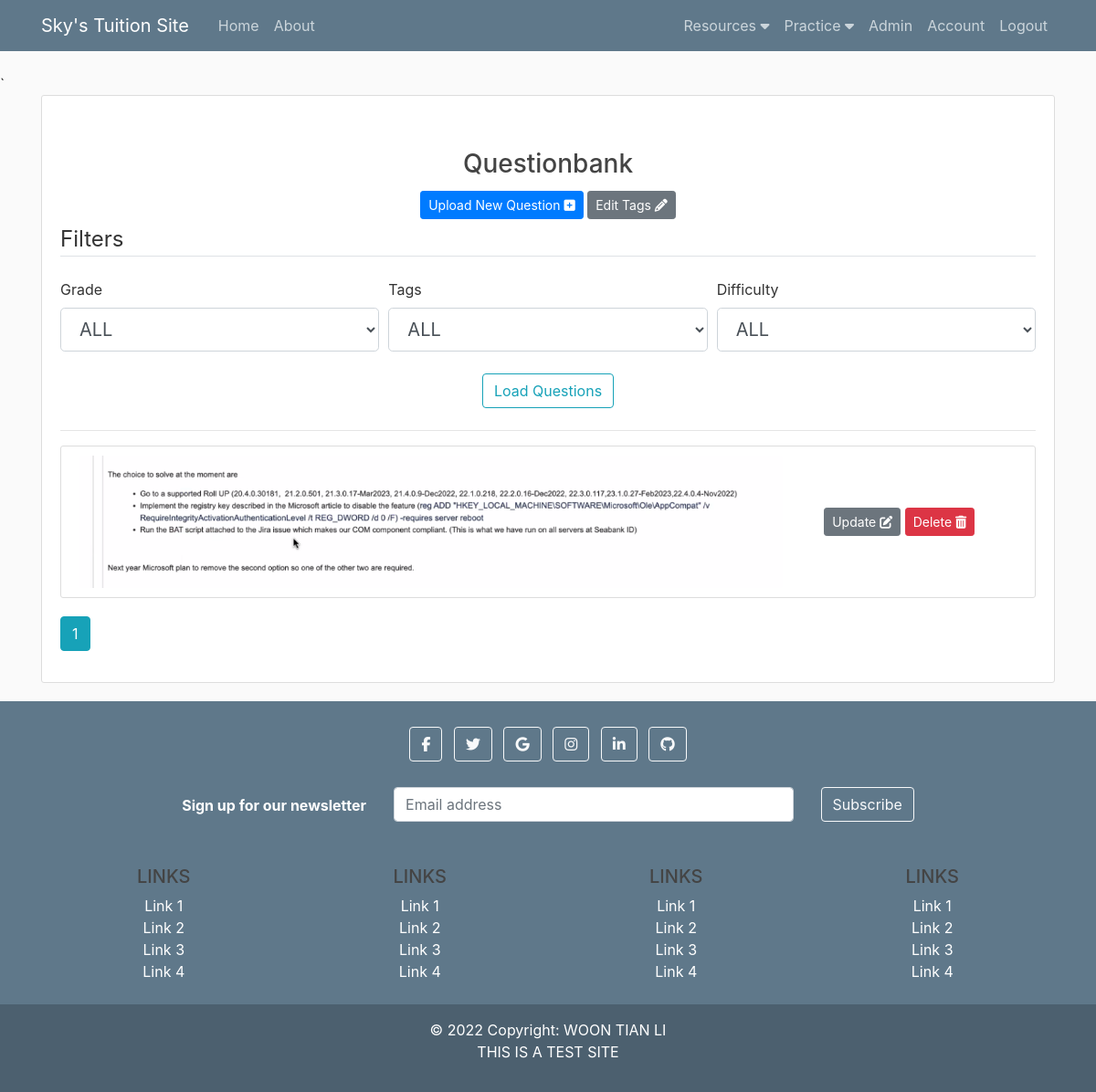
Page /questionbank/ALL/ALL/ALL (signed in) on the earlier database version.
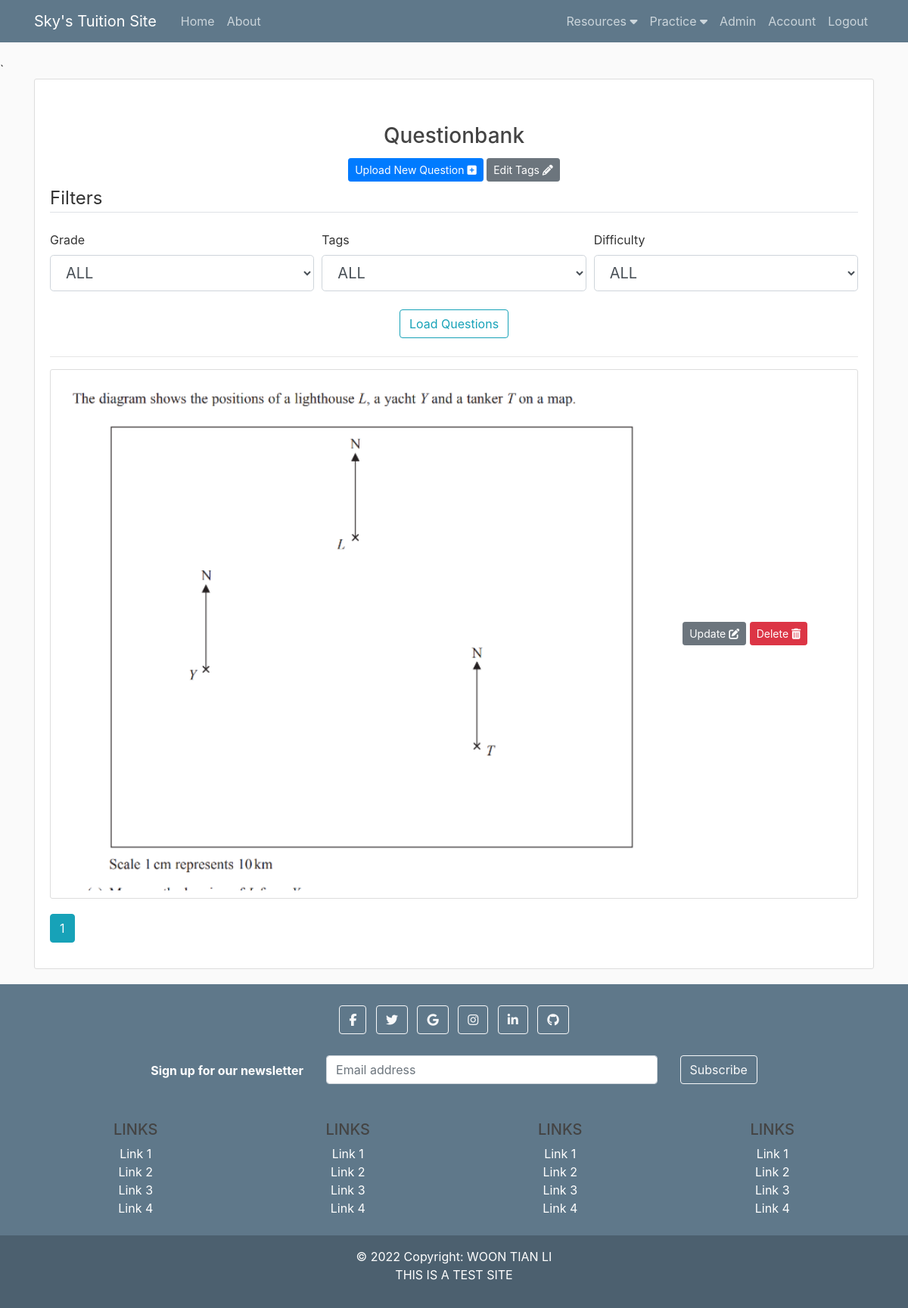
Same page on the later database version.
### flaskblog/models.py (models this page shows, shortened)
class Questionbank(db.Model):
    id = db.Column(db.Integer, primary_key = True)
    img = db.Column(db.Text, unique=True, nullable=False)
    grade = db.Column(db.String(200), nullable=False)
    tags = db.Column(db.String(200), nullable=False)
    difficulty = db.Column(db.String(100), nullable=False)
    answer = db.Column(db.String(200), nullable=False)
    date_posted = db.Column(db.DateTime, nullable=False, default = datetime.now)

### flaskblog/homeworks/routes.py (the view, shortened to what this page needs)
@homeworks.route("/questionbank/<string:grade>/<string:tags>/<string:difficulty>", methods=['GET', 'POST'])
@login_required
def questionbank(grade="ALL",tags="ALL",difficulty="ALL"):
    page = request.args.get('page', 1, type = int)
    form = QuestionForm()
    tags_temp = TagsList.query.all()
    form.tags.choices = ['ALL']
    form.tags.choices += ([i.tag for i in tags_temp])
    images = Questionbank.query.order_by(Questionbank.id.asc()).paginate(per_page=5, page=page)
    if request.method == 'GET':
        form.grade.data = grade
        form.tags.data = tags
        form.difficulty.data = difficulty
        if grade == "ALL":
            grade = "%{}%".format("")
        if tags == "ALL":
            tags = "%{}%".format("")
        else:
            tags = "%{}%".format(tags)
        if difficulty == "ALL":
            difficulty = "%{}%".format("")
        images = Questionbank.query.filter(Questionbank.tags.like(tags),
                                        Questionbank.grade.like(grade),
                                        Questionbank.difficulty.like(difficulty)
                                        ).order_by(Questionbank.id.asc()).paginate(per_page=5, page=page)
        return render_template('questionbank.html', images=images, form=form,legend="Filters")

### flaskblog/homeworks/forms.py
class QuestionForm(FlaskForm):
    title = StringField('Title')
    grade = SelectField('Grade', choices = ['ALL','IGCSE', 'IB'], validators=[DataRequired()])
    tags = SelectField('Tags', coerce=str, validators=[DataRequired()])
    difficulty = SelectField('Difficulty', choices = ['ALL','Easy','Moderate','Hard','Extreme'], validators=[DataRequired()])
    load_questions = SubmitField('Load Questions')
    submit = SubmitField('Post')

### flaskblog/models.py (called while the page is built)
@login_manager.user_loader
def load_user(user_id):
    return User.query.get(int(user_id))

### flaskblog/templates/questionbank.html (shortened to what this page needs)
{% extends "layout.html" %}
{% block content %}
    <div class="content-section">
        <h3 class="mt-5 text-center">Questionbank</h3>
        <div class="container-fluid text-center">
            {% if current_user.account_type == 'Admin' %}
                <a class="btn btn-primary btn-sm mt-1 mb-1" href="{{ url_for('homeworks.upload_questionbank') }}">Upload New Question <i class="fa-solid fa-square-plus"></i></a>
                <a class="btn btn-secondary btn-sm mt-1 mb-1" href="{{ url_for('homeworks.edit_tags') }}">Edit Tags <i class="fa-solid fa-pencil"></i></a>
            {% endif %}
        </div>
        <form method="POST" action=""novalidate>
            <legend class="border-bottom mb-4">{{ legend }}</legend>
            <div class="form-row">
                <div class="col">
                    {{ form.grade.label(class="form-control-label") }}
                    {% if form.grade.errors %}
                        {{ form.grade(class="form-control form-control-lg is-invalid") }}
                        <div class="invalid-feedback">
                            {% for error in form.grade.errors %}
                                <span>{{ error }}</span>
                            {% endfor %}
                        </div>
                    {% else %}
                        {{ form.grade(class="form-control form-control-lg") }}
                    {% endif %}
                </div>
                <div class="col">
                    {{ form.tags.label(class="form-control-label") }}
                    {% if form.tags.errors %}
                        {{ form.tags(class="form-control form-control-lg is-invalid") }}
                        <div class="invalid-feedback">
                            {% for error in form.tags.errors %}
                                <span>{{ error }}</span>
                            {% endfor %}
                        </div>
                    {% else %}
                        {{ form.tags(class="form-control form-control-lg") }}
                    {% endif %}
                </div>
                <div class="col">
                    {{ form.difficulty.label(class="form-control-label") }}
                    {% if form.difficulty.errors %}
                        {{ form.difficulty(class="form-control form-control-lg is-invalid") }}
                        <div class="invalid-feedback">
                            {% for error in form.difficulty.errors %}
                                <span>{{ error }}</span>
                            {% endfor %}
                        </div>
                    {% else %}
                        {{ form.difficulty(class="form-control form-control-lg") }}
                    {% endif %}
                </div>
            </div>
            <div class="my-4 text-center">
                <input type="submit" class="btn btn-outline-info" type="reset" name="action" value="Load Questions"/>
            </div>
            <hr>
            {% if images %}
                {% for image in images.items %}
                    <div class="content-section">
                        <div class="media align-items-center">
                            <img class="w-75 rounded" src="{{ url_for('static', filename='questionbank/' + image.img) }}">
                            <div class="text-center media-body">
                                <a class="btn btn-secondary btn-sm mt-1 mb-1" href="{{ url_for('homeworks.update_questionbank',questionbank_id=image.id) }}">Update <i class="fa-solid fa-pen-to-square"></i></a>
                                <a class="btn btn-danger btn-sm mt-1 mb-1" href="{{ url_for('homeworks.delete_questionbank',questionbank_id=image.id) }}">Delete <i class="fa-solid fa-trash-can"></i></a>
                            </div>
                        </div>
                    </div>
                {% endfor %}
            {% endif %}
            {% for page_num in images.iter_pages(left_edge=5, right_edge=5, left_current = 1, right_current=2) %}
                {% if page_num %}
                    {% if images.page==page_num %}
                        <a class="btn btn-info mb-4" href="{{ url_for('homeworks.questionbank', page=page_num, grade=form.grade.data, tags=form.tags.data, difficulty = form.difficulty.data) }}">{{ page_num }}</a>
                    {% else %}
                        <a class="btn btn-outline-info mb-4" href="{{ url_for('homeworks.questionbank', page=page_num, grade=form.grade.data, tags=form.tags.data, difficulty = form.difficulty.data) }}">{{ page_num }}</a>
                    {% endif %}
                {% else %}
                    ...
                {% endif %}
            {% endfor %}
        </form>
    </div>
{% endblock content %}

### flaskblog/templates/layout.html (shortened to what this page needs)
<!DOCTYPE html>
<html>
<head>
    <link rel="stylesheet" href="https://maxcdn.bootstrapcdn.com/bootstrap/4.0.0/css/bootstrap.min.css">
    <link rel="stylesheet" type="text/css" href="{{ url_for('static', filename='main.css') }}">
    <link rel="stylesheet" href="https://use.fontawesome.com/releases/v5.8.1/css/all.css">
    <link rel="stylesheet" type="text/css" href="{{ url_for('static', filename='mathquill/mathquill.css') }}">`
</head>
<body onload="load_ans( '{{ temp_ans }}' )">
    <header class="site-header">
        <nav class="navbar navbar-expand-lg navbar-dark bg-steel fixed-top">
          <div class="container">
            <a class="navbar-brand mr-4" href="/">Sky's Tuition Site</a>
            <div class="collapse navbar-collapse" id="navbarToggle">
              <div class="navbar-nav mr-auto">
                <a class="nav-item nav-link" href="{{ url_for('main.home') }}">Home</a>
                <a class="nav-item nav-link" href="{{ url_for('main.about') }}">About</a>
              </div>
              <div class="navbar-nav">
                {% if current_user.is_authenticated %}
                  <div class="dropdown">
                    <a class="nav-item nav-link">Resources <i class="fas fa-caret-down"></i></a>
                  </div>
                  <div class="dropdown">
                    <a class="nav-item nav-link">Practice <i class="fas fa-caret-down"></i></a>
                  </div>
                  {% if current_user.account_type == 'Admin' %}
                  <a class="nav-item nav-link" href="{{ url_for('users.admin') }}">Admin</a>
                  {% endif %}
                  <a class="nav-item nav-link" href="{{ url_for('users.account') }}">Account</a>
                  <a class="nav-item nav-link" href="{{ url_for('users.logout') }}">Logout</a>
                {% else %}
                  <a class="nav-item nav-link" href="{{ url_for('users.login') }}">Login</a>
                  <a class="nav-item nav-link" href="{{ url_for('users.register') }}">Register</a>
                {% endif %}
              </div>
            </div>
          </div>
        </nav>
    </header>
    <main role="main" class="container">
        <div class="row">
          <div class="col-md-12">
            {% block content %}{% endblock %}
          </div>
        </div>
    </main>
  </body>
<footer class="bg-steel text-center text-white">
  <div class="container p-4">
    <section class="mb-4">
      <a class="btn btn-outline-light btn-floating m-1" href="#!" role="button"
        ><i class="fab fa-facebook-f"></i
      ></a>
      <a class="btn btn-outline-light btn-floating m-1" href="#!" role="button"
        ><i class="fab fa-twitter"></i
      ></a>
      <a class="btn btn-outline-light btn-floating m-1" href="#!" role="button"
        ><i class="fab fa-google"></i
      ></a>
      <a class="btn btn-outline-light btn-floating m-1" href="#!" role="button"
        ><i class="fab fa-instagram"></i
      ></a>
      <a class="btn btn-outline-light btn-floating m-1" href="#!" role="button"
        ><i class="fab fa-linkedin-in"></i
      ></a>
      <a class="btn btn-outline-light btn-floating m-1" href="#!" role="button"
        ><i class="fab fa-github"></i
      ></a>
    </section>
    <section class="">
      <form action="">
        <div class="row d-flex justify-content-center">
          <div class="col-auto">
            <p class="pt-2">
              <strong>Sign up for our newsletter</strong>
            </p>
          </div>
          <div class="col-md-5 col-12">
            <div class="form-outline form-white mb-4">
              <input type="email" id="form5Example2" class="form-control" placeholder="Email address" />
            </div>
          </div>
          <div class="col-auto">
            <button type="submit" class="btn btn-outline-light mb-4">
              Subscribe
            </button>
          </div>
        </div>
      </form>
    </section>
    <section class="">
      <div class="row">
        <div class="col-lg-3 col-md-6 mb-4 mb-md-0">
          <h5 class="text-uppercase">Links</h5>
          <ul class="list-unstyled mb-0">
            <li>
              <a href="#!" class="text-white">Link 1</a>
            </li>
            <li>
              <a href="#!" class="text-white">Link 2</a>
            </li>
            <li>
              <a href="#!" class="text-white">Link 3</a>
            </li>
            <li>
              <a href="#!" class="text-white">Link 4</a>
            </li>
          </ul>
        </div>
        <div class="col-lg-3 col-md-6 mb-4 mb-md-0">
          <h5 class="text-uppercase">Links</h5>
          <ul class="list-unstyled mb-0">
            <li>
              <a href="#!" class="text-white">Link 1</a>
            </li>
            <li>
              <a href="#!" class="text-white">Link 2</a>
            </li>
            <li>
              <a href="#!" class="text-white">Link 3</a>
            </li>
            <li>
              <a href="#!" class="text-white">Link 4</a>
            </li>
          </ul>
        </div>
        <div class="col-lg-3 col-md-6 mb-4 mb-md-0">
          <h5 class="text-uppercase">Links</h5>
          <ul class="list-unstyled mb-0">
            <li>
              <a href="#!" class="text-white">Link 1</a>
            </li>
            <li>
              <a href="#!" class="text-white">Link 2</a>
            </li>
            <li>
              <a href="#!" class="text-white">Link 3</a>
            </li>
            <li>
              <a href="#!" class="text-white">Link 4</a>
            </li>
          </ul>
        </div>
        <div class="col-lg-3 col-md-6 mb-4 mb-md-0">
          <h5 class="text-uppercase">Links</h5>
          <ul class="list-unstyled mb-0">
            <li>
              <a href="#!" class="text-white">Link 1</a>
            </li>
            <li>
              <a href="#!" class="text-white">Link 2</a>
            </li>
            <li>
              <a href="#!" class="text-white">Link 3</a>
            </li>
            <li>
              <a href="#!" class="text-white">Link 4</a>
            </li>
          </ul>
        </div>
      </div>
    </section>
  </div>
  <div class="text-center p-3" style="background-color: rgba(0, 0, 0, 0.2);">
    © 2022 Copyright:
    <a class="text-white" href="">WOON TIAN LI</a>
    <p>THIS IS A TEST SITE</p>
  </div>
</footer>
</html>

### flaskblog/static/main.css (style rules this page uses)
body { background: #fafafa; color: #333333; margin-top: 5rem; }
h1, h2, h3, h4, h5, h6 { color: #444444; }
.bg-steel { background-color: #5f788a; }
.site-header .navbar-nav .nav-link { color: #cbd5db; }
.content-section { background: #ffffff; padding: 10px 20px; border: 1px solid #dddddd; border-radius: 3px; margin-bottom: 20px; }
.dropdown { position: relative; display: inline-block; }

Differences in the rows shown:
changed Questionbank: img: a different picture
